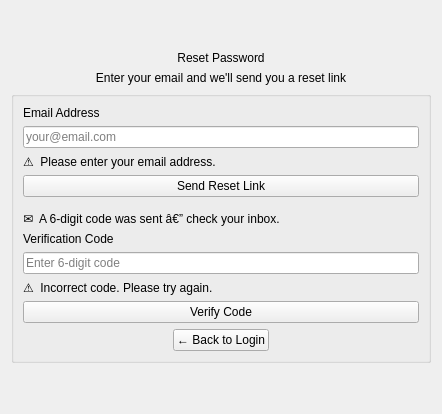
      <widget class="QWidget" name="pageForgot">
       <layout class="QVBoxLayout" name="verticalLayout_7">
        <item>
         <spacer name="forgotTopSpacer">
          <property name="orientation">
           <enum>Qt::Orientation::Vertical</enum>
          </property>
          <property name="sizeHint" stdset="0">
           <size>
            <width>0</width>
            <height>40</height>
           </size>
          </property>
         </spacer>
        </item>
        <item>
         <widget class="QLabel" name="pageTitleForgot">
          <property name="text">
           <string>Reset Password</string>
          </property>
          <property name="alignment">
           <set>Qt::AlignmentFlag::AlignHCenter</set>
          </property>
         </widget>
        </item>
        <item>
         <widget class="QLabel" name="labelForgotSubtitle">
          <property name="text">
           <string>Enter your email and we'll send you a reset link</string>
          </property>
          <property name="alignment">
           <set>Qt::AlignmentFlag::AlignHCenter</set>
          </property>
         </widget>
        </item>
        <item alignment="Qt::AlignmentFlag::AlignHCenter">
         <widget class="QGroupBox" name="groupForgot">
          <property name="minimumSize">
           <size>
            <width>420</width>
            <height>0</height>
           </size>
          </property>
          <property name="maximumSize">
           <size>
            <width>480</width>
            <height>16777215</height>
           </size>
          </property>
          <property name="title">
           <string/>
          </property>
          <layout class="QVBoxLayout" name="verticalLayout_forgot">
           <item>
            <widget class="QLabel" name="labelForgotEmail">
             <property name="text">
              <string>Email Address</string>
             </property>
            </widget>
           </item>
           <item>
            <widget class="QLineEdit" name="editForgotEmail">
             <property name="placeholderText">
              <string>your@email.com</string>
             </property>
            </widget>
           </item>
           <item>
            <widget class="QLabel" name="labelForgotEmailError">
             <property name="visible">
              <bool>false</bool>
             </property>
             <property name="text">
              <string>⚠  Please enter your email address.</string>
             </property>
             <property name="wordWrap">
              <bool>true</bool>
             </property>
            </widget>
           </item>
           <item>
            <widget class="QPushButton" name="btnSendReset">
             <property name="cursor">
              <cursorShape>PointingHandCursor</cursorShape>
             </property>
             <property name="text">
              <string>Send Reset Link</string>
             </property>
            </widget>
           </item>
           <item>
           <widget class="QWidget" name="widgetVerify">
            <layout class="QVBoxLayout" name="verifyLayout">
              <property name="spacing">
              <number>6</number>
             </property>
             <property name="leftMargin">
              <number>0</number>
             </property>
             <property name="topMargin">
              <number>8</number>
             </property>
             <property name="rightMargin">
              <number>0</number>
             </property>
             <property name="bottomMargin">
              <number>0</number>
             </property>
             <item>
              <widget class="QLabel" name="labelCodeSent">
               <property name="text">
                <string>✉️  A 6-digit code was sent â€” check your inbox.</string>
               </property>
               <property name="wordWrap">
                <bool>true</bool>
               </property>
              </widget>
             </item>
             <item>
              <widget class="QLabel" name="labelVerifyCodeTitle">
               <property name="text">
                <string>Verification Code</string>
               </property>
              </widget>
             </item>
             <item>
              <widget class="QLineEdit" name="editVerifyCode">
               <property name="maxLength">
                <number>6</number>
               </property>
               <property name="placeholderText">
                <string>Enter 6-digit code</string>
               </property>
              </widget>
             </item>
             <item>
              <widget class="QLabel" name="labelVerifyError">
               <property name="visible">
                <bool>false</bool>
               </property>
               <property name="text">
                <string>⚠  Incorrect code. Please try again.</string>
               </property>
               <property name="wordWrap">
                <bool>true</bool>
               </property>
              </widget>
             </item>
             <item>
              <widget class="QPushButton" name="btnVerifyCode">
               <property name="text">
                <string>Verify Code</string>
               </property>
              </widget>
             </item>
            </layout>
           </widget>
           </item>
           <item>
            <layout class="QHBoxLayout" name="backToLoginRow">
             <item>
              <spacer name="backSpacer1">
               <property name="orientation">
                <enum>Qt::Orientation::Horizontal</enum>
               </property>
               <property name="sizeHint" stdset="0">
                <size>
                 <width>0</width>
                 <height>0</height>
                </size>
               </property>
              </spacer>
             </item>
             <item>
              <widget class="QPushButton" name="btnBackToLogin">
               <property name="text">
                <string>← Back to Login</string>
               </property>
              </widget>
             </item>
             <item>
              <spacer name="backSpacer2">
               <property name="orientation">
                <enum>Qt::Orientation::Horizontal</enum>
               </property>
               <property name="sizeHint" stdset="0">
                <size>
                 <width>0</width>
                 <height>0</height>
                </size>
               </property>
              </spacer>
             </item>
            </layout>
           </item>
          </layout>
         </widget>
        </item>
        <item>
         <spacer name="forgotBottomSpacer">
          <property name="orientation">
           <enum>Qt::Orientation::Vertical</enum>
          </property>
          <property name="sizeHint" stdset="0">
           <size>
            <width>0</width>
            <height>40</height>
           </size>
          </property>
         </spacer>
        </item>
       </layout>
      </widget>
